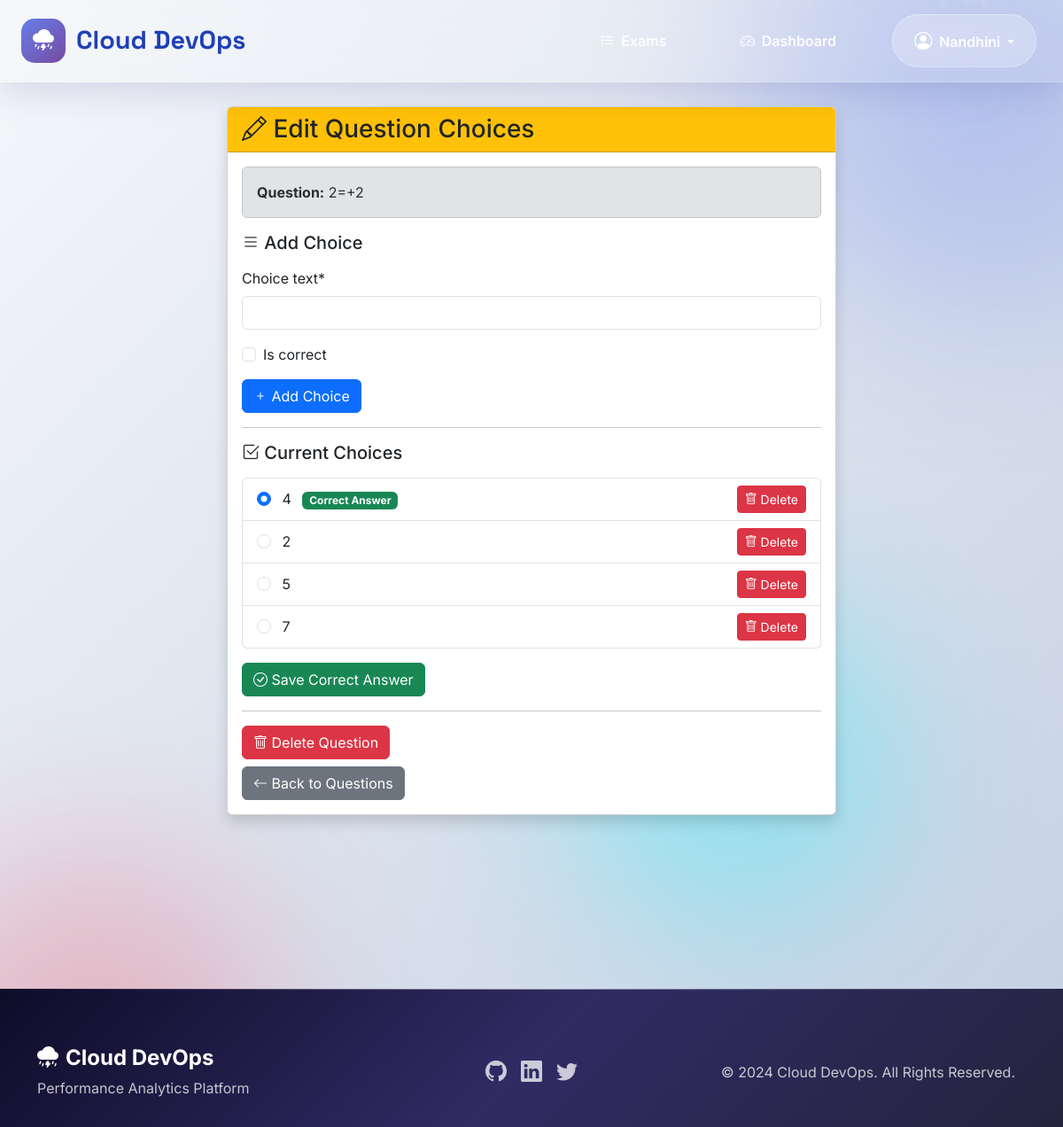
Screenshot of /question/8/edit/ (signed in) with the database file from the repository.
### exams/models.py (models this page shows, shortened)
class Question(models.Model):
    QUESTION_TYPE_CHOICES = (
        ('mcq', 'Multiple Choice'),
        ('true_false', 'True/False'),
        ('short', 'Short Answer'),
    )
    exam = models.ForeignKey('Exam', on_delete=models.CASCADE, related_name='questions')
    question_type = models.CharField(max_length=20, choices=QUESTION_TYPE_CHOICES, default='mcq')
    question_text = models.TextField()
    marks = models.IntegerField(default=1)
    order = models.IntegerField(default=0)
    question_image = models.ImageField(upload_to='question_images/', blank=True, null=True)
    options = models.JSONField(blank=True, null=True)       # e.g., ["A", "B", "C", "D"]
    correct_answer = models.TextField(blank=True, null=True)  # store the correct answer
    created_at = models.DateTimeField(auto_now_add=True)
    class Meta:
        ordering = ['order']

class Choice(models.Model):
    question = models.ForeignKey(Question, on_delete=models.CASCADE, related_name='choices')
    choice_text = models.CharField(max_length=500)
    is_correct = models.BooleanField(default=False)

### exams/views.py (the view, shortened to what this page needs)
# urls.py: path('question/<int:question_id>/edit/', views.edit_question, name='edit_question'),
@login_required
@teacher_required
def edit_question(request, question_id):
    question = get_object_or_404(Question, id=question_id)
    choice_form = ChoiceForm()
    choices = question.choices.all()
    context = {
        'question': question,
        'choice_form': choice_form,
        'choices': choices,
    }
    return render(request, 'exams/edit_question.html', context)

### exams/forms.py
class ChoiceForm(forms.ModelForm):
    class Meta:
        model = Choice
        fields = ['choice_text', 'is_correct']
        widgets = {
            'choice_text': forms.TextInput(attrs={'class': 'form-control'}),
        }

### exams/views.py (called while the page is built)
def teacher_required(view_func):
    @wraps(view_func)
    def _wrapped_view(request, *args, **kwargs):
        if not hasattr(request.user, 'profile'):
            messages.error(request, "User profile not found.")
            return redirect('home')
        if request.user.profile.user_type != 'teacher':
            messages.error(request, "You are not authorized to access this page.")
            return redirect('home')
        return view_func(request, *args, **kwargs)
    return _wrapped_view

### exams/templates/exams/edit_question.html (shortened to what this page needs)
{% extends 'base.html' %}
{% load crispy_forms_tags %}
{% block content %}
<div class="row">
    <div class="col-md-8 mx-auto">
        <div class="card shadow">
            <div class="card-header bg-warning text-dark">
                <h3 class="mb-0"><i class="bi bi-pencil"></i> Edit Question Choices</h3>
            </div>
            <div class="card-body">
                <div class="alert alert-secondary">
                    <strong>Question:</strong> {{ question.question_text }}
                </div>
                <h5 class="mb-3"><i class="bi bi-list"></i> Add Choice</h5>
                <form method="post">
                    {{ choice_form|crispy }}
                    <button type="submit" name="add_choice" class="btn btn-primary">
                        <i class="bi bi-plus"></i> Add Choice
                    </button>
                </form>
                <hr>
                {% if choices %}
    <h5 class="mb-3"><i class="bi bi-check2-square"></i> Current Choices</h5>
    <form method="post">
        <div class="list-group mb-3">
            {% for choice in choices %}
                <div class="list-group-item d-flex justify-content-between align-items-center">
                    <div>
                        <input type="radio"
                               name="correct_choice"
                               value="{{ choice.id }}"
                               {% if choice.is_correct %}checked{% endif %}
                               class="form-check-input me-2">
                        {{ choice.choice_text }}
                        {% if choice.is_correct %}
                            <span class="badge bg-success ms-2">Correct Answer</span>
                        {% endif %}
                    </div>
                    <div>
                        <button type="submit" name="delete_choice" value="{{ choice.id }}" class="btn btn-sm btn-danger">
                            <i class="bi bi-trash"></i> Delete
                        </button>
                    </div>
                </div>
            {% endfor %}
        </div>
        <button type="submit" name="update_correct" class="btn btn-success">
            <i class="bi bi-check-circle"></i> Save Correct Answer
        </button>
    </form>
{% else %}
    <p class="text-muted">No choices added yet. Add at least 2 choices above.</p>
{% endif %}
                <hr>
<form method="post" class="mt-3">
    <button type="submit" name="delete_question" class="btn btn-danger">
        <i class="bi bi-trash"></i> Delete Question
    </button>
</form>
<a href="{% url 'add_question' question.exam.id %}" class="btn btn-secondary mt-2">
    <i class="bi bi-arrow-left"></i> Back to Questions
</a>
            </div>
        </div>
    </div>
</div>
{% endblock %}

### exams/templates/base.html (shortened to what this page needs)
{% load static %}
<!DOCTYPE html>
<html lang="en">
<head>
    <link href="https://cdn.jsdelivr.net/npm/bootstrap@5.3.3/dist/css/bootstrap.min.css" rel="stylesheet">
    <link href="https://cdn.jsdelivr.net/npm/bootstrap-icons@1.11.3/font/bootstrap-icons.css" rel="stylesheet">
    <link rel="stylesheet" href="https://cdn.jsdelivr.net/npm/aos@2.3.4/dist/aos.css">
</head>
<body>
    <div class="gradient-orb orb-1"></div>
    <div class="gradient-orb orb-2"></div>
    <div id="particles"></div>
    <nav class="navbar navbar-expand-lg navbar-glass" id="navbar">
        <div class="container-fluid px-4">
            <a class="navbar-brand d-flex align-items-center" href="{% url 'home' %}">
                <div class="brand-icon">
                    <i class="bi bi-cloud-lightning-rain-fill"></i>
                </div>
                <span>Cloud DevOps</span>
            </a>
            <div class="collapse navbar-collapse" id="mainNav">
                <ul class="navbar-nav ms-auto align-items-center">
                    {% if user.is_authenticated %}
                        <li class="nav-item mx-2">
                            <a class="nav-link" href="{% url 'exam_list' %}">
                                <i class="bi bi-list-task me-2"></i>Exams
                            </a>
                        </li>
                        {% if user.profile.user_type == 'teacher' %}
                            <li class="nav-item mx-2">
                                <a class="nav-link" href="{% url 'teacher_dashboard' %}">
                                    <i class="bi bi-speedometer2 me-2"></i>Dashboard
                                </a>
                            </li>
                        {% else %}
                            <li class="nav-item mx-2">
                                <a class="nav-link" href="{% url 'student_dashboard' %}">
                                    <i class="bi bi-speedometer2 me-2"></i>Dashboard
                                </a>
                            </li>
                        {% endif %}
                        <li class="nav-item dropdown ms-3">
                            <a class="nav-link dropdown-toggle user-dropdown" href="#"
                               data-bs-toggle="dropdown">
                                <i class="bi bi-person-circle fs-5 me-2"></i>{{ user.username }}
                            </a>
                        </li>
                    {% endif %}
                </ul>
            </div>
        </div>
    </nav>
    <main class="main-content">
        <div class="container px-4 px-lg-5">
            {% block content %}{% endblock %}
        </div>
    </main>
    <footer class="footer-modern text-white text-center">
        <div class="container">
            <div class="row align-items-center">
                <div class="col-md-4 mb-4 mb-md-0 text-md-start">
                    <h4 class="fw-bold mb-2">
                        <i class="bi bi-cloud-lightning-rain-fill me-2"></i>Cloud DevOps
                    </h4>
                    <p class="opacity-75 mb-0">Performance Analytics Platform</p>
                </div>
                <div class="col-md-4 mb-4 mb-md-0">
                    <div class="d-flex gap-3 justify-content-center">
                        <a href="#" class="text-white opacity-75" style="text-decoration: none; transition: opacity 0.3s;" onmouseover="this.style.opacity='1'" onmouseout="this.style.opacity='0.75'">
                            <i class="bi bi-github fs-4"></i>
                        </a>
                        <a href="#" class="text-white opacity-75" style="text-decoration: none; transition: opacity 0.3s;" onmouseover="this.style.opacity='1'" onmouseout="this.style.opacity='0.75'">
                            <i class="bi bi-linkedin fs-4"></i>
                        </a>
                        <a href="#" class="text-white opacity-75" style="text-decoration: none; transition: opacity 0.3s;" onmouseover="this.style.opacity='1'" onmouseout="this.style.opacity='0.75'">
                            <i class="bi bi-twitter fs-4"></i>
                        </a>
                    </div>
                </div>
                <div class="col-md-4">
                    <p class="mb-0 opacity-75">&copy; 2024 Cloud DevOps. All Rights Reserved.</p>
                </div>
            </div>
        </div>
    </footer>
</body>
</html>

### exams/templates/base.html (style rules this page uses)
:root { --primary-gradient: linear-gradient(135deg, #667eea 0%, #764ba2 100%); --secondary-gradient: linear-gradient(135deg, #f093fb 0%, #f5576c 100%); --success-gradient: linear-gradient(135deg, #4facfe 0%, #00f2fe 100%); --info-gradient: linear-gradient(135deg, #43e97b 0%, #38f9d7 100%); --warning-gradient: linear-gradient(135deg, #fa709a 0%, #fee140 100%); --dark-gradient: linear-gradient(135deg, #1e3c72 0%, #2a5298 100%); --glass: rgba(255,255,255,0.1); --glass-border: rgba(255,255,255,0.2); --shadow-lg: 0 20px 60px rgba(0,0,0,0.15); --shadow-xl: 0 30px 80px rgba(0,0,0,0.2); }
* { margin: 0; padding: 0; box-sizing: border-box; }
body { font-family: 'Inter', -apple-system, BlinkMacSystemFont, sans-serif; background: linear-gradient(135deg, #f5f7fa 0%, #c3cfe2 100%); min-height: 100vh; overflow-x: hidden; position: relative; }
#particles { position: fixed; top: 0; left: 0; width: 100vw; height: 100vh; z-index: -1; pointer-events: none; overflow: hidden; }
.gradient-orb { position: fixed; border-radius: 50%; filter: blur(80px); opacity: 0.4; z-index: -1; animation: drift 20s ease-in-out infinite; }
.orb-1 { width: 600px; height: 600px; background: radial-gradient(circle, #667eea, transparent); top: -200px; right: -200px; animation-delay: 0s; }
.orb-2 { width: 500px; height: 500px; background: radial-gradient(circle, #f5576c, transparent); bottom: -150px; left: -150px; animation-delay: 5s; }
.navbar-glass { position: fixed !important; top: 0 !important; left: 0 !important; right: 0 !important; z-index: 9999 !important; backdrop-filter: blur(30px) !important; background: rgba(255,255,255,0.1) !important; border-bottom: 1px solid rgba(255,255,255,0.2) !important; box-shadow: 0 10px 40px rgba(31,38,135,0.15) !important; padding: 1rem 0 !important; transition: all 0.4s ease !important; }
.navbar-brand { font-family: 'Space Grotesk', sans-serif !important; font-weight: 800 !important; font-size: 1.8rem !important; color: #2040b7 !important; transition: all 0.3s ease !important; }
.brand-icon { width: 50px; height: 50px; background: var(--primary-gradient); border-radius: 15px; display: flex; align-items: center; justify-content: center; margin-right: 0.75rem; transition: all 0.3s; }
.brand-icon i { font-size: 1.5rem; color: #fff; }
.nav-link { color: rgba(255,255,255,0.95) !important; padding: 0.85rem 1.75rem !important; border-radius: 100px !important; transition: all 0.4s cubic-bezier(0.175, 0.885, 0.32, 1.275) !important; font-weight: 600 !important; margin: 0 0.35rem !important; text-decoration: none !important; position: relative !important; overflow: hidden !important; }
.nav-link::before { content: ''; position: absolute; top: 0; left: -100%; width: 100%; height: 100%; background: var(--primary-gradient); transition: left 0.4s; z-index: -1; }
.user-dropdown { background: rgba(255,255,255,0.2) !important; backdrop-filter: blur(20px) !important; border: 1px solid rgba(255,255,255,0.3) !important; padding: 0.85rem 1.5rem !important; border-radius: 100px !important; color: #fff !important; font-weight: 600 !important; transition: all 0.3s !important; }
.main-content { padding-top: 120px !important; padding-bottom: 100px !important; position: relative; z-index: 1; min-height: calc(100vh - 200px); }
.footer-modern { background: linear-gradient(135deg, #0f0c29 0%, #302b63 50%, #24243e 100%) !important; margin-top: 6rem; padding: 4rem 0 2rem; position: relative; overflow: hidden; }
.footer-modern::before { content: ''; position: absolute; top: 0; left: 0; right: 0; height: 1px; background: linear-gradient(90deg, transparent, rgba(255,255,255,0.5), transparent); }

### rows the page displays
Question: question_text "2=+2"
Choice: is_correct "☑", choice_text "4", shows "Correct Answer", {{ choice.id }} 29 (drawn)
Choice: choice_text "2", {{ choice.id }} 30 (drawn)
Choice: choice_text "5", {{ choice.id }} 31 (drawn)
Choice: choice_text "7", {{ choice.id }} 33 (drawn)

### other values shown
{{ user.username }} "Nandhini"
